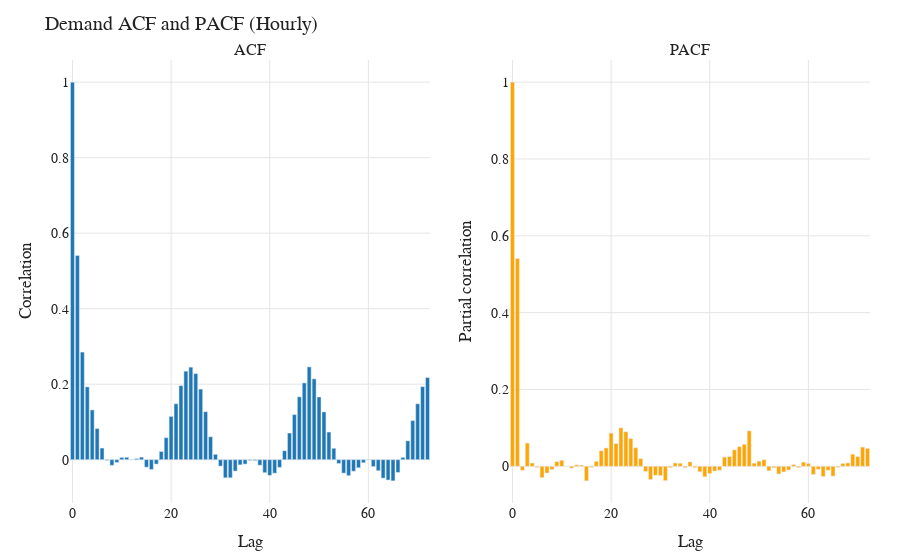

Notebook code cell kept with this figure:
### Markdown cell above
## Stationarity diagnostics

### Code cell
# Perform stationarity checks (ADF, KPSS) and compute ACF/PACF
nlags = 72
acf_results = acf_pacf(hourly_demand, nlags=nlags)
stationarity_df = stationarity_checks(hourly_demand)

# Save stationarity results
stationarity_df.to_csv(TABLE_PATH / "stationarity_tests.csv", index=False)

# Plot ACF and PACF
fig_acf_pacf = plot_acf_pacf(
    acf_results["acf"],
    acf_results["pacf"],
    title="Demand ACF and PACF (Hourly)",
    style="academic",
)
save_figure(fig_acf_pacf, "stats_acf_pacf", width=1200, height=500)

# Display results
display(stationarity_df)
fig_acf_pacf

### Figure 1 — Plotly figure (JSON) as saved in the notebook; plotly's stock layout.template omitted (floating-point values rounded to 4 significant figures)
{"data": [{"marker": {"color": "#1f77b4"}, "name": "ACF", "type": "bar", "x": [0, 1, 2, 3, 4, 5, 6, 7, 8, 9, 10, 11, 12, 13, 14, 15, 16, 17, 18, 19, 20, 21, 22, 23, 24, 25, 26, 27, 28, 29, 30, 31, 32, 33, 34, 35, 36, 37, 38, 39, 40, 41, 42, 43, 44, 45, 46, 47, 48, 49, 50, 51, 52, 53, 54, 55, 56, 57, 58, 59, 60, 61, 62, 63, 64, 65, 66, 67, 68, 69, 70, 71, 72], "xaxis": "x", "y": [1.0, 0.5407, 0.2851, 0.1929, 0.1318, 0.08248, 0.03082, -0.001896, -0.01497, -0.007383, 0.006072, 0.006409, 0.0007563, 0.002928, 0.006847, -0.01981, -0.02607, -0.0116, 0.02176, 0.05836, 0.1146, 0.1482, 0.1961, 0.2345, 0.2451, 0.2281, 0.187, 0.127, 0.06064, 0.01424, -0.01687, -0.04796, -0.04793, -0.03011, -0.01364, -0.01168, -0.002027, -0.002425, -0.01464, -0.03433, -0.04158, -0.03575, -0.02043, 0.02368, 0.0706, 0.1194, 0.1665, 0.2034, 0.2458, 0.2141, 0.1661, 0.1266, 0.07323, 0.03024, -0.01015, -0.03562, -0.04229, -0.03053, -0.02138, -0.0081, -0.0006411, -0.01825, -0.02914, -0.04887, -0.05394, -0.05603, -0.03376, 0.006115, 0.04998, 0.1036, 0.1481, 0.1935, 0.2176], "yaxis": "y"}, {"marker": {"color": "#FFA500"}, "name": "PACF", "type": "bar", "x": [0, 1, 2, 3, 4, 5, 6, 7, 8, 9, 10, 11, 12, 13, 14, 15, 16, 17, 18, 19, 20, 21, 22, 23, 24, 25, 26, 27, 28, 29, 30, 31, 32, 33, 34, 35, 36, 37, 38, 39, 40, 41, 42, 43, 44, 45, 46, 47, 48, 49, 50, 51, 52, 53, 54, 55, 56, 57, 58, 59, 60, 61, 62, 63, 64, 65, 66, 67, 68, 69, 70, 71, 72], "xaxis": "x2", "y": [1.0, 0.5407, -0.01038, 0.0604, 0.008552, -0.002506, -0.02951, -0.01756, -0.008447, 0.01212, 0.01575, 3.286e-05, -0.004857, 0.003718, 0.003017, -0.03785, -0.002756, 0.01287, 0.04033, 0.04776, 0.08649, 0.05912, 0.1, 0.08987, 0.07229, 0.04828, 0.01988, -0.01356, -0.03456, -0.0234, -0.02424, -0.03731, -0.003247, 0.008573, 0.008, -0.003576, 0.01157, -0.003319, -0.01427, -0.02733, -0.01881, -0.01242, -0.01003, 0.024, 0.0255, 0.04275, 0.05122, 0.05736, 0.0924, 0.008102, 0.01344, 0.01719, -0.01181, -0.003641, -0.01995, -0.01466, -0.00982, 0.004432, -0.003294, 0.01088, 0.007502, -0.02134, -0.007905, -0.0267, -0.0104, -0.02562, -0.002448, 0.007507, 0.00874, 0.03154, 0.02541, 0.04997, 0.04665], "yaxis": "y2"}], "layout": {"annotations": [{"font": {"size": 16}, "showarrow": false, "text": "ACF", "x": 0.225, "xanchor": "center", "xref": "paper", "y": 1, "yanchor": "bottom", "yref": "paper"}, {"font": {"size": 16}, "showarrow": false, "text": "PACF", "x": 0.775, "xanchor": "center", "xref": "paper", "y": 1, "yanchor": "bottom", "yref": "paper"}], "font": {"color": "#222", "family": "CMU Serif, 'Times New Roman', serif", "size": 14}, "legend": {"bgcolor": "rgba(255,255,255,0.85)", "bordercolor": "#d0d0d0", "borderwidth": 1}, "margin": {"b": 50, "l": 70, "r": 30, "t": 60}, "paper_bgcolor": "#ffffff", "plot_bgcolor": "#ffffff", "showlegend": false, "title": {"text": "Demand ACF and PACF (Hourly)"}, "xaxis": {"anchor": "y", "domain": [0, 0.45], "gridcolor": "#e5e5e5", "showgrid": true, "title": {"text": "Lag"}, "zeroline": false}, "xaxis2": {"anchor": "y2", "domain": [0.55, 1], "gridcolor": "#e5e5e5", "showgrid": true, "title": {"text": "Lag"}, "zeroline": false}, "yaxis": {"anchor": "x", "domain": [0, 1], "gridcolor": "#e5e5e5", "showgrid": true, "title": {"text": "Correlation"}, "zeroline": false}, "yaxis2": {"anchor": "x2", "domain": [0, 1], "gridcolor": "#e5e5e5", "showgrid": true, "title": {"text": "Partial correlation"}, "zeroline": false}}}
